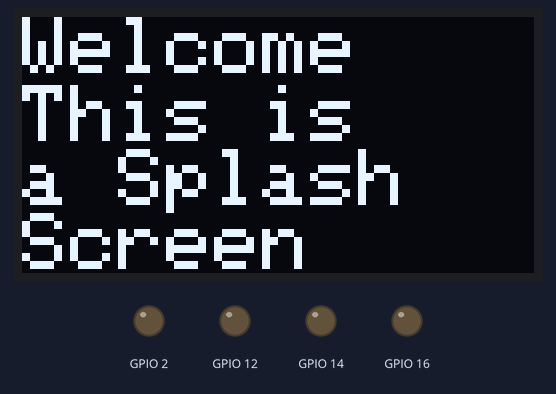
The sketch below on a simulated ESP8266 (NodeMCU). Shown: 128×64 one-colour display, output pins drawn as LEDs (lit = HIGH). WiFi joins after 1.5 s; servers stay silent unless stated; uploads are accepted with an empty reply; what the sketch prints to the serial monitor is not drawn.

Above: at 1.6 s.
At 7.2 s:
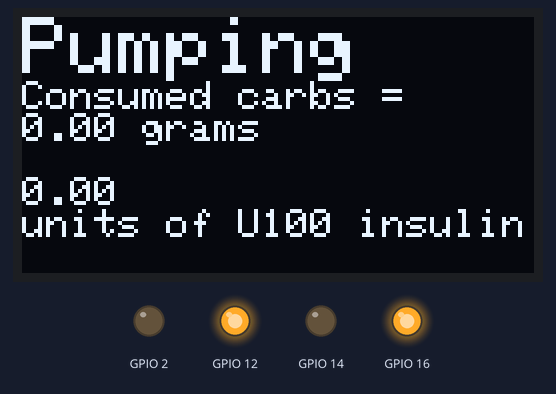
Timing chart, 0 to 8.7 s (numbered marks = the images above):
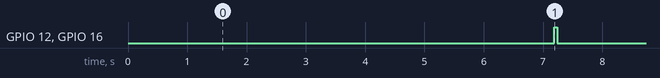

Measured:
- by itself, GPIO 12, GPIO 16: LOW → HIGH at 7.2 s, → LOW 0.04 s later
- what the display in image 0 shows lasts 5.6 s, from 1.6 s to 7.2 s

The sketch:

HTTPwithPUMP_esp8266_LCD.ino
```cpp
float Sens=100; //mV/mT, this is 12.5 for A4 version
float Stc=0.0012; //%/Celcius
float Ta=25;
float Vq=5/2; //half of sensor input voltage
//float B1;
float B2;
float Distime[] = {};
float Vout1;
float Vout2;
//int HallPin1=A0;
//int HallPin2=A2;
float Bact;

//******************CHANGE THIS**************************
float frequency=9;//Hz
const float flowrate=0.0074; // ml/s
//*****************************************************

const float dutyCycle=0.4;
float offTime=1000.0/frequency*(1-dutyCycle);
float onTime=1000.0/frequency*dutyCycle;

//float offTime=33;
//float onTime=12.5;

float power;
float time_on;
float time_off;
float total_time;
int  Writestatus = 200;
#define HallPin A4

#include <ESP8266WiFi.h>
#include <ESP8266HTTPClient.h>
#include <WiFiClient.h>

#include <SPI.h>
#include <Wire.h>
#include <Adafruit_GFX.h>
#include <Adafruit_SSD1306.h>


#define OLED_WIDTH 128
#define OLED_HEIGHT 64

#define OLED_RESET     -1 // Reset pin # (or -1 if sharing Arduino reset pin)

//#include <WiFi.h>
//#include <HTTPClient.h>
//#include <HttpClient.h>

#include <ArduinoJson.h>
const char* ssid = "Fares1";
const char* password = "mariam98";

//#define STASSID "Fares1"
//#define STAPSK  "mariam98"

//Your Domain name with URL path or IP address with path
String serverName = "https://t1ly8glf7c.execute-api.us-east-1.amazonaws.com/prod-get/data"; //aws API Gateway url, Need htps:// pre-fix for ESP32 sketch
const char* API_KEY = "uzpjEVoFFz3TZQkzGS8GxRHjHAYGxN181OwDplr4"; //Your AWS API-Key

// the following variables are unsigned longs because the time, measured in
// milliseconds, will quickly become a bigger number than can be stored in an int.
unsigned long lastTime = 0;
// Timer set to 10 minutes (600000)
//unsigned long timerDelay = 600000;
// Set timer to 5 seconds (5000)
unsigned long timerDelay = 5000;
unsigned long Uptime;
String json_post(float carbs);
double carbs_get=0;
double carbs_old=1000;


#define OLED_ADDR   0x3C

Adafruit_SSD1306 display(OLED_WIDTH, OLED_HEIGHT);


void setup() {
  Serial.begin(115200);

  WiFi.begin(ssid, password);
  //WiFi.begin(STASSID, STAPSK);
  Serial.println("Connecting");
  while(WiFi.status() != WL_CONNECTED) {
    delay(500);
    Serial.print(".");
  }
  Serial.println("");
  Serial.print("Connected to WiFi network with IP Address: ");
  Serial.println(WiFi.localIP());

  Serial.println("Timer set to 5 seconds (timerDelay variable), it will take 5 seconds before publishing the first reading.");

  pinMode(2,OUTPUT);
  pinMode(12,OUTPUT);
  pinMode(14,OUTPUT);
  pinMode(16,OUTPUT);
  //pinMode(4,OUTPUT);
  digitalWrite(2,LOW);
  digitalWrite(12,LOW);
  digitalWrite(14,LOW);
  digitalWrite(16,LOW);


//#################################Display_Setup############################################
Serial.begin(115200);

  display.begin(SSD1306_SWITCHCAPVCC, OLED_ADDR);
  display.clearDisplay();

  display.setTextSize(2);
  display.setTextColor(WHITE);
  display.setCursor(0, 0);
  display.println("Welcome");

  display.setTextSize(2);
  display.setTextColor(WHITE);
  display.setCursor(0, 17);
  display.println("This is");
  display.println("a Splash");
  display.println("Screen");

  display.display();

  delay(5000);

}

String body;
bool flag=true;
void loop() {


  //Send an HTTP POST request every 10 minutes
  if ((millis() - lastTime) > timerDelay) {
    //Check WiFi connection status
    if(WiFi.status()== WL_CONNECTED){
     // Pump();

     carbs_get=json_get();
     while (carbs_get!= carbs_old){
     while (flag==true){
          carbs_get=json_get();
          Serial.println(carbs_get);
          carbs_old=carbs_get;

          String pred=json_post(carbs_get);

          Serial.println("Pred: ");
          Serial.println(pred);
          float pred_float=pred.toFloat();


      long   starttime = millis();
      long    endtime = starttime;
          //while ((endtime - starttime) <=(((pred_float/100)*60/flowrate)*1000)) // do this loop for up to 1000mS
         // while ( (endtime - starttime) <= (((10.0/100)*60/flowrate)*1000)+2000) // do this loop for up to 1000mS
         while ((endtime - starttime) <=(((pred_float/100)/flowrate)*1000)) // do this loop for up to 1000mS
            {

              Serial.println("Pumping");

              display.clearDisplay();

                display.setTextSize(2);
                display.setTextColor(WHITE);
                display.setCursor(0, 0);

                display.println("Pumping");

                  display.setTextSize(1.9);
                  display.setTextColor(WHITE);
                  //display.setCursor(0, 0);
                  display.println("Consumed carbs = ");
                  display.print(carbs_get);
                  display.println(" grams ");
                  display.println("");
                  display.println(pred_float);
                  display.print("units of U100 insulin");
                  display.display();
                Pump();
                endtime = millis();
                Serial.println(endtime - starttime);
            }
          flag=false;


         }

      }

    }


}
}

double json_get(){
double carbs;
   // WiFiClient client;
    WiFiClientSecure client;
    client.setInsecure();
    HTTPClient http;
       //HTTPClient http;
      // Your Domain name with URL path or IP address with path
      String serverPath = "https://t1ly8glf7c.execute-api.us-east-1.amazonaws.com/prod-get/data";
      http.begin(client, serverPath.c_str());

      // Send HTTP GET request
      int httpResponseCode = http.GET();

      if (httpResponseCode>0) {
        Serial.print("HTTP Response code: ");
        Serial.println(httpResponseCode);
        String payload = http.getString();
        Serial.println(payload);

        //StaticJsonBuffer<200> jsonBuffer;

       //JsonObject& root = jsonBuffer.parseObject(httpResponseCode);
       //const double carbs = payload["Item"]["carbs"];
        DynamicJsonDocument doc(2048);
        DeserializationError err = deserializeJson(doc,payload);

        if (err){
          Serial.print("Error: ");
          Serial.println(err.c_str());
     }

       carbs=doc["Item"]["carbs"] ;

      }
      else {
        Serial.print("Error code: ");
        Serial.println(httpResponseCode);
      }
      // Free resources
      http.end();

      return carbs;
}


String json_post(float carbs){

    // HTTPClient client;
    WiFiClientSecure client;
    client.setInsecure();
    HTTPClient http;

     http.begin(client,"https://k86fih2os8.execute-api.us-east-1.amazonaws.com/default/xgboostcontainer1");
     http.addHeader("Content-Type","application/json");

     DynamicJsonDocument doc(2048);

     JsonObject object=doc.to<JsonObject>();
     object["BG"]=100;
     object["carbs"]=carbs;
     object["bas"]=0.01393333;

     char jsonOutput[700];

     serializeJson(doc,jsonOutput);

     int httpCode=http.POST(String(jsonOutput));

     if(httpCode>0){

      String payload=http.getString();
      //Serial.println("\nStatuscode: " + String(httpCode));
      //Serial.println(payload);
      http.end();

      DynamicJsonDocument doc2(2048);
      DeserializationError err = deserializeJson(doc2,payload);
      if (err){
          Serial.print("Error: ");
          Serial.println(err.c_str());
     }


     body=doc2["body"].as<String>();

     //Serial.println(body);

      }
    int firstBracket = body.indexOf('[');
    int lastBracket = body.indexOf(']');
    String pred=body.substring(firstBracket+1, lastBracket);


    return pred;


}


void Pump()
{


  digitalWrite(14,LOW);
  digitalWrite(16,HIGH);
//  Serial.println("CLOSED");
//  Vout1=(analogRead(HallPin1)*5.0)/1023.0;
//  B1=(Vout1-Vq)/(Sens*(1+Stc*(Ta-25)));


  digitalWrite(2,LOW);
  digitalWrite(12,HIGH);
//  Vout2=(analogRead(HallPin2)*5.0)/1023.0;
//  B2=(Vout2-Vq)/(Sens*(1+Stc*(Ta-25)));
  //Serial.println(Vout1);
//  Serial.print(',');
//  Serial.println(Vout2);


  delay(onTime);

  digitalWrite(2,LOW);
  digitalWrite(12,LOW);
  //Vout1=(analogRead(HallPin1)*5.0)/1023.0;
//  B1=(Vout1-Vq)/(Sens*(1+Stc*(Ta-25)));


  digitalWrite(14,HIGH);
  digitalWrite(16,LOW);
//  Serial.println("NEUTRAL");
//  Vout2=(analogRead(HallPin2)*5.0)/1023.0;
//  B2=(Vout2-Vq)/(Sens*(1+Stc*(Ta-25)));
 // Serial.println(Vout1);
//  Serial.print(',');
//  Serial.println(Vout2);


  delay(offTime/10);


  digitalWrite(2,LOW);
  digitalWrite(12,LOW);
//  Vout1=(analogRead(HallPin1)*5.0)/1023.0;
  Bact=(Vout1-Vq)/(Sens*(1+Stc*(Ta-25)));


  digitalWrite(14,LOW);
  digitalWrite(16,LOW);
//  Serial.println("NEUTRAL");
//  Vout2=(analogRead(HallPin2)*5.0)/1023.0;
//  B2=(Vout2-Vq)/(Sens*(1+Stc*(Ta-25)));
 // Serial.println(Vout1);
//  Serial.print(',');
//  Serial.println(Vout2);


  delay((9*offTime)/10);
}
```
